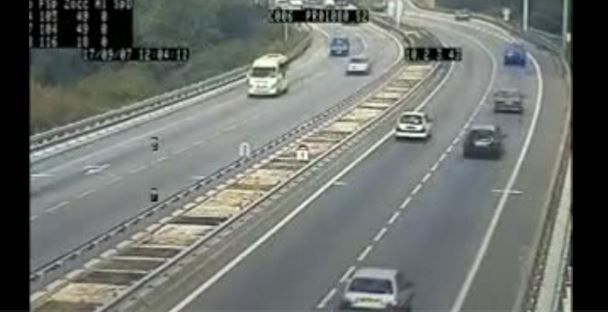
#> input picture carss.JPG, 608 x 312 px, found by its file name
$ jupyter execute --allow-errors Untitled.ipynb
#> lines starting #> are read from the running program, lines starting #| are printed output that depends on the picture; after the words box and inside, x2 and y2 are one past the last pixel; in counts of white or black regions, pixels touching at a corner belong together
face detection in image

[cell 1]
import cv2
from matplotlib import pyplot as plt

[cell 2]
# load classifier
classifier = cv2.CascadeClassifier('cascade-file/face.xml')
# load image
img = cv2.imread('face.jpg')

#> (a cell that did not finish here is left out)

#> (a cell that did not finish here is left out)

#> (a cell that did not finish here is left out)

car detection in image

[cell 6]
# load classifier
classifier = cv2.CascadeClassifier('cascade-file/cars.xml')
# load image
img = cv2.imread('carss.jpg')
#> img is the input picture: shape (312, 608, 3); mean B, G, R 110.2, 114.4, 110.5

[cell 7]
# convert image to grayscale
gray = cv2.cvtColor(img, cv2.COLOR_BGR2GRAY)

# detect cars
faces = classifier.detectMultiScale(gray, 1.1, 1) #for cars
#> faces = [[451, 4, 23, 23], [322, 34, 32, 32], [332, 43, 47, 47], [238, 63, 52, 52], [492, 36, 44, 44], [485, 83, 46, 46], [389, 107, 51, 51], [445, 107, 74, 74]]

[cell 8]
# draw rectangles on image for every detected face
for (x,y,w,h) in faces:
    img = cv2.rectangle(img, (x,y), (x+w,y+h), (255, 0, 0), 2)
#> this loop made 8 passes
#> pass 1, `img = cv2.rectangle(img, (x,y), (x+w,y+h), (255, 0, 0), 2)`:
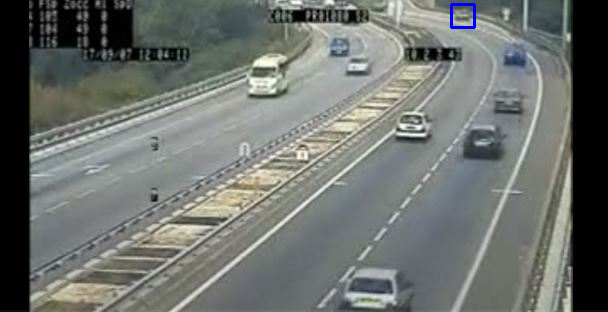
#> img: shape (312, 608, 3); 0.14% of pixels changed, all inside (x1, y1, x2, y2) = (450, 3, 476, 29)
#> pass 2, `img = cv2.rectangle(img, (x,y), (x+w,y+h), (255, 0, 0), 2)`:
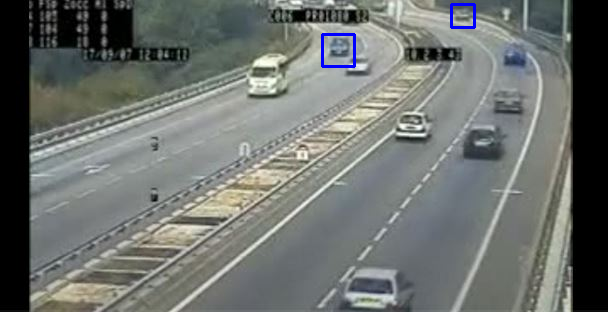
#> img: shape (312, 608, 3); 0.2% of pixels changed, all inside (x1, y1, x2, y2) = (321, 33, 356, 68)
#> pass 3, `img = cv2.rectangle(img, (x,y), (x+w,y+h), (255, 0, 0), 2)`:
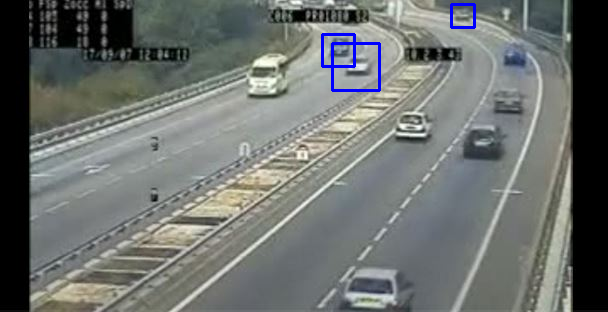
#> img: shape (312, 608, 3); 0.29% of pixels changed, all inside (x1, y1, x2, y2) = (331, 42, 381, 92)
#> after the loop:
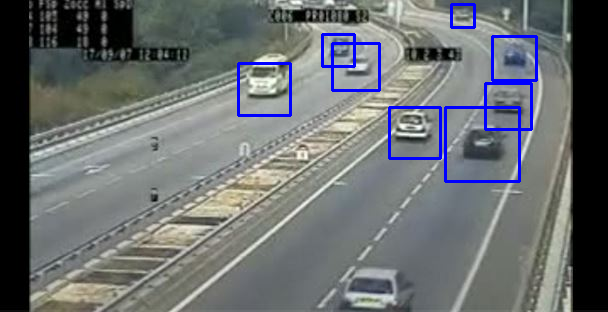
#> img: shape (312, 608, 3); 1.67% of pixels changed, all inside (x1, y1, x2, y2) = (237, 35, 538, 183)

[cell 9]
plt.imshow(img)
plt.show()

car detection in video

[cell 10]
cascade_src = 'cascade-file/cars.xml'
video_src = 'video2.avi'

cap = cv2.VideoCapture(video_src)
car_cascade = cv2.CascadeClassifier(cascade_src)

[cell 11]
while True:
    ret, img = cap.read()
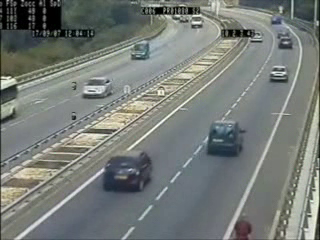
#> input picture frame 75 of video2.avi, 320 x 240 px
#> img is the input picture: shape (240, 320, 3); mean B, G, R 120, 123.9, 118.8
    if (type(img) == type(None)):
        break

    gray = cv2.cvtColor(img, cv2.COLOR_BGR2GRAY)
#> gray: shape (240, 320)

    cars = car_cascade.detectMultiScale(gray, 1.1, 1)
#> cars = [[265, 8, 24, 24], [184, 7, 30, 30], [257, 55, 40, 40], [74, 74, 36, 36], [115, 29, 44, 44], [95, 151, 58, 58], [191, 110, 66, 66], [74, 111, 106, 106]]

    for (x,y,w,h) in cars:
        cv2.rectangle(img,(x,y),(x+w,y+h),(0,0,255),2)
#> this loop made 8 passes
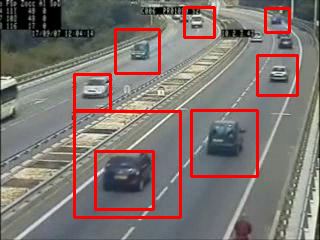
#> img: shape (240, 320, 3); 6.17% of pixels changed, all inside (x1, y1, x2, y2) = (73, 6, 299, 219)

    cv2.imshow('video', img)

    if cv2.waitKey(33) == 27:
#> (key Esc is pressed here)
        break

cv2.destroyAllWindows()
